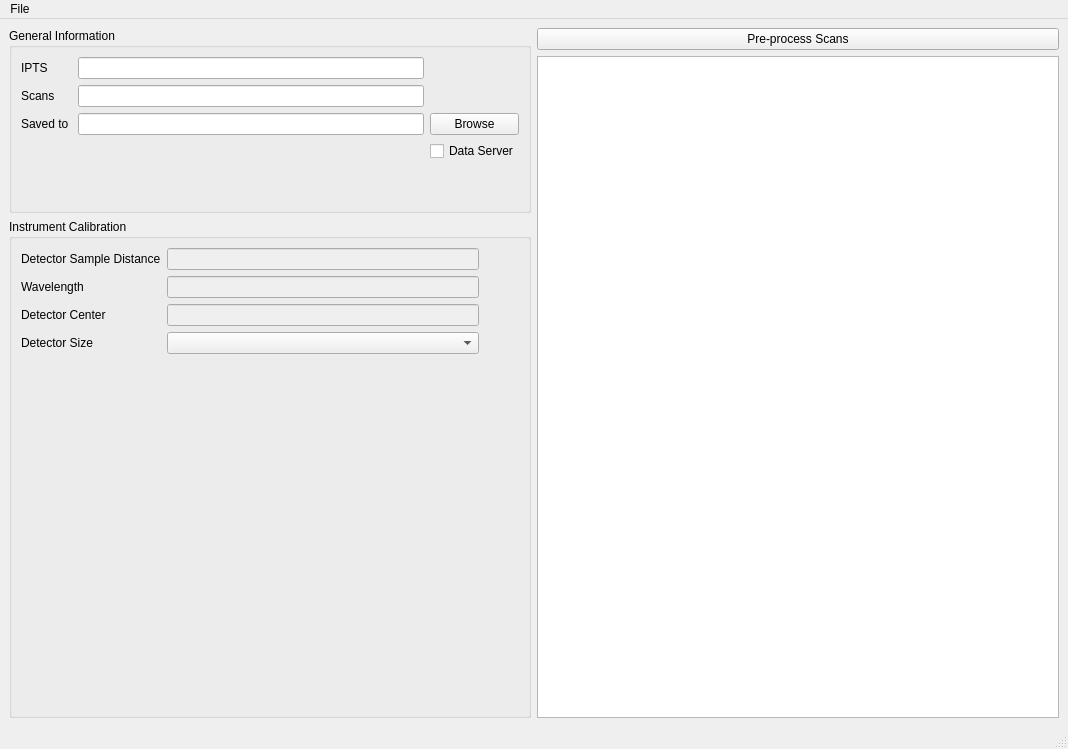
<?xml version="1.0" encoding="UTF-8"?>
<ui version="4.0">
 <class>PreprocessWindow</class>
 <widget class="QMainWindow" name="PreprocessWindow">
  <property name="geometry">
   <rect>
    <x>0</x>
    <y>0</y>
    <width>1068</width>
    <height>749</height>
   </rect>
  </property>
  <property name="windowTitle">
   <string>MainWindow</string>
  </property>
  <widget class="QWidget" name="centralwidget">
   <layout class="QGridLayout" name="gridLayout_3">
    <item row="0" column="0" rowspan="2">
     <widget class="QGroupBox" name="groupBox_2">
      <property name="title">
       <string>General Information</string>
      </property>
      <layout class="QGridLayout" name="gridLayout">
       <item row="0" column="1">
        <widget class="QLineEdit" name="lineEdit_ipts"/>
       </item>
       <item row="2" column="1">
        <widget class="QLineEdit" name="lineEdit_outputDir"/>
       </item>
       <item row="4" column="1">
        <spacer name="verticalSpacer">
         <property name="orientation">
          <enum>Qt::Vertical</enum>
         </property>
         <property name="sizeHint" stdset="0">
          <size>
           <width>20</width>
           <height>40</height>
          </size>
         </property>
        </spacer>
       </item>
       <item row="2" column="2">
        <widget class="QPushButton" name="pushButton_browseOutputDir">
         <property name="text">
          <string>Browse</string>
         </property>
        </widget>
       </item>
       <item row="1" column="0">
        <widget class="QLabel" name="label_2">
         <property name="text">
          <string>Scans</string>
         </property>
        </widget>
       </item>
       <item row="0" column="0">
        <widget class="QLabel" name="label">
         <property name="text">
          <string>IPTS</string>
         </property>
        </widget>
       </item>
       <item row="2" column="0">
        <widget class="QLabel" name="label_3">
         <property name="text">
          <string>Saved to </string>
         </property>
        </widget>
       </item>
       <item row="1" column="1">
        <widget class="QLineEdit" name="lineEdit_scans"/>
       </item>
       <item row="3" column="2">
        <widget class="QCheckBox" name="checkBox_saveToDataServer">
         <property name="text">
          <string>Data Server</string>
         </property>
        </widget>
       </item>
      </layout>
     </widget>
    </item>
    <item row="0" column="1">
     <widget class="QPushButton" name="pushButton_preProcessScan">
      <property name="text">
       <string>Pre-process Scans</string>
      </property>
     </widget>
    </item>
    <item row="1" column="1" rowspan="2">
     <widget class="QTableView" name="tableView"/>
    </item>
    <item row="2" column="0">
     <widget class="QGroupBox" name="groupBox">
      <property name="title">
       <string>Instrument Calibration</string>
      </property>
      <layout class="QGridLayout" name="gridLayout_2">
       <item row="2" column="1">
        <widget class="QLineEdit" name="lineEdit_infoDetCenter">
         <property name="enabled">
          <bool>false</bool>
         </property>
         <property name="sizePolicy">
          <sizepolicy hsizetype="Expanding" vsizetype="Fixed">
           <horstretch>0</horstretch>
           <verstretch>0</verstretch>
          </sizepolicy>
         </property>
        </widget>
       </item>
       <item row="3" column="0">
        <widget class="QLabel" name="label_7">
         <property name="text">
          <string>Detector Size</string>
         </property>
        </widget>
       </item>
       <item row="3" column="1">
        <widget class="QComboBox" name="comboBox_detSize">
         <property name="sizePolicy">
          <sizepolicy hsizetype="Expanding" vsizetype="Fixed">
           <horstretch>0</horstretch>
           <verstretch>0</verstretch>
          </sizepolicy>
         </property>
        </widget>
       </item>
       <item row="0" column="1">
        <widget class="QLineEdit" name="lineEdit_infoDetSampleDistance">
         <property name="enabled">
          <bool>false</bool>
         </property>
         <property name="sizePolicy">
          <sizepolicy hsizetype="Expanding" vsizetype="Fixed">
           <horstretch>0</horstretch>
           <verstretch>0</verstretch>
          </sizepolicy>
         </property>
        </widget>
       </item>
       <item row="1" column="0">
        <widget class="QLabel" name="label_5">
         <property name="text">
          <string>Wavelength</string>
         </property>
        </widget>
       </item>
       <item row="1" column="1">
        <widget class="QLineEdit" name="lineEdit_infoWavelength">
         <property name="enabled">
          <bool>false</bool>
         </property>
         <property name="sizePolicy">
          <sizepolicy hsizetype="Expanding" vsizetype="Fixed">
           <horstretch>0</horstretch>
           <verstretch>0</verstretch>
          </sizepolicy>
         </property>
        </widget>
       </item>
       <item row="2" column="0">
        <widget class="QLabel" name="label_6">
         <property name="text">
          <string>Detector Center</string>
         </property>
        </widget>
       </item>
       <item row="4" column="1">
        <spacer name="verticalSpacer_2">
         <property name="orientation">
          <enum>Qt::Vertical</enum>
         </property>
         <property name="sizeHint" stdset="0">
          <size>
           <width>20</width>
           <height>40</height>
          </size>
         </property>
        </spacer>
       </item>
       <item row="0" column="0">
        <widget class="QLabel" name="label_4">
         <property name="text">
          <string>Detector Sample Distance</string>
         </property>
        </widget>
       </item>
       <item row="0" column="2">
        <spacer name="horizontalSpacer">
         <property name="orientation">
          <enum>Qt::Horizontal</enum>
         </property>
         <property name="sizeType">
          <enum>QSizePolicy::Preferred</enum>
         </property>
         <property name="sizeHint" stdset="0">
          <size>
           <width>40</width>
           <height>20</height>
          </size>
         </property>
        </spacer>
       </item>
      </layout>
     </widget>
    </item>
   </layout>
  </widget>
  <widget class="QMenuBar" name="menubar">
   <property name="geometry">
    <rect>
     <x>0</x>
     <y>0</y>
     <width>1068</width>
     <height>22</height>
    </rect>
   </property>
   <widget class="QMenu" name="menuFile">
    <property name="title">
     <string>File</string>
    </property>
    <addaction name="actionExit"/>
   </widget>
   <addaction name="menuFile"/>
  </widget>
  <widget class="QStatusBar" name="statusbar"/>
  <action name="actionExit">
   <property name="text">
    <string>Exit</string>
   </property>
  </action>
 </widget>
 <resources/>
 <connections/>
</ui>
